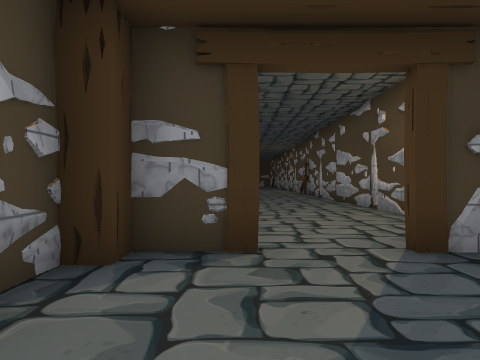
View 1 (above)

24 first-person views from a walk through a 3-D level made in the Unity game engine. The camera is 1.5 m above the floor, looks level and sees 70° across. Doors are open. The floor is counted in squares, 2 m on a side. Each view is taken from the middle of a square. On the plan, view 1 faces up. The plan holds only what a view shows up to about 11 squares ahead; the rest is blank. The place goes on beyond the plan. The player character is not drawn. Some animated figures are not drawn. Some surface patterns are stand-ins.

View 2
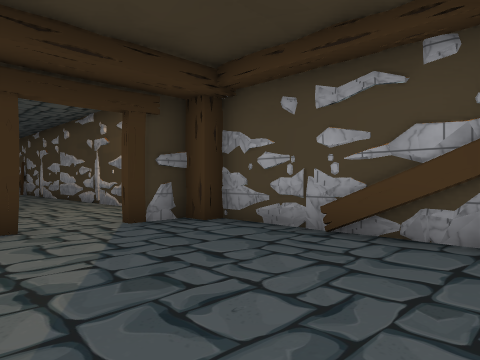

View 3
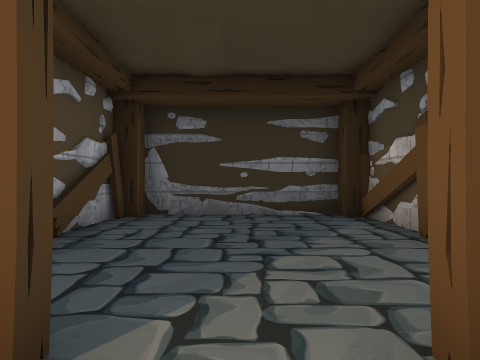

View 4
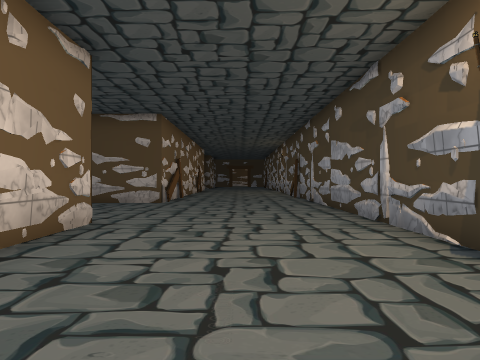

View 5
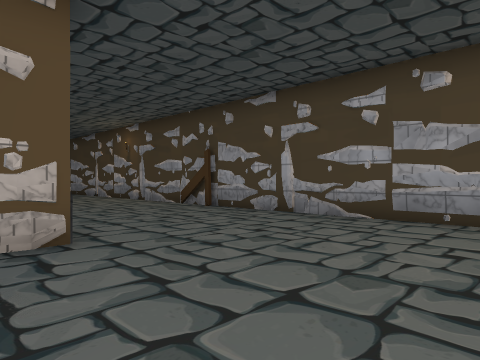

View 6
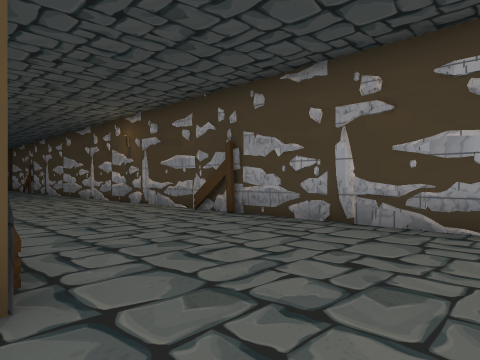

View 7
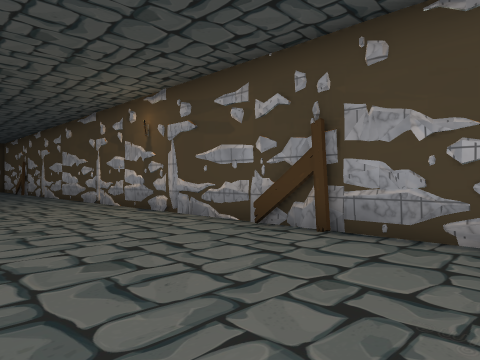

View 8
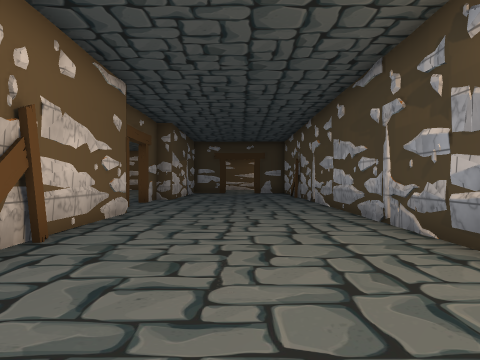

View 9
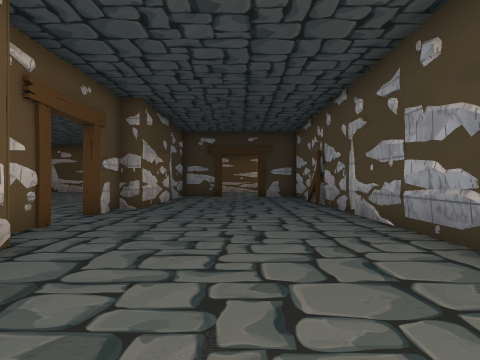

View 10
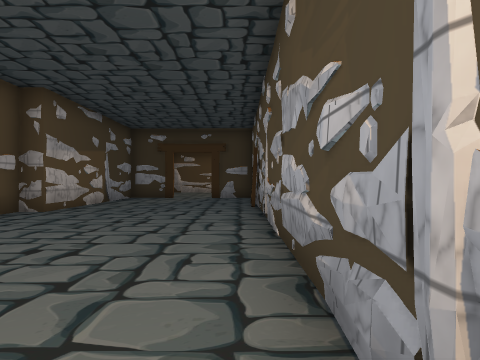

View 11
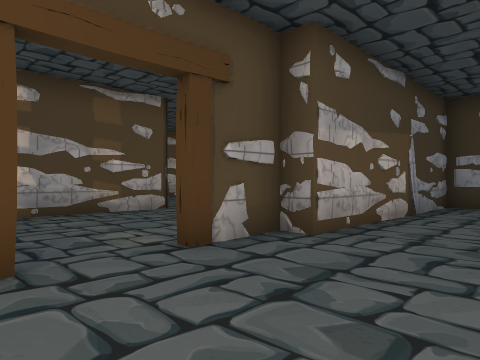

View 12
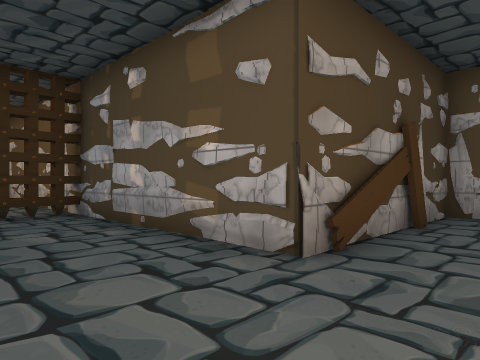

View 13
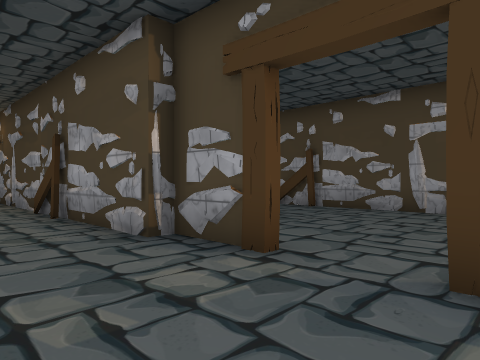

View 14
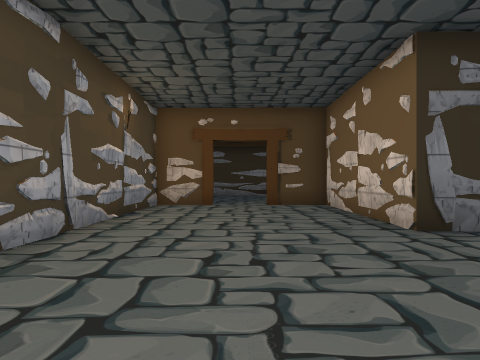

View 15
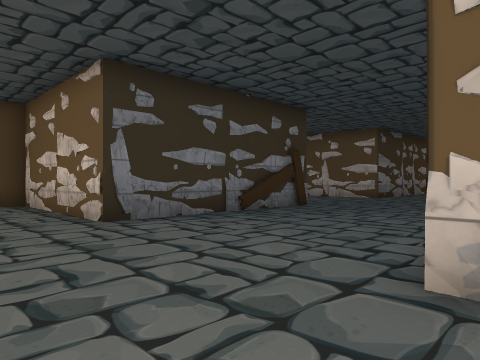

View 16
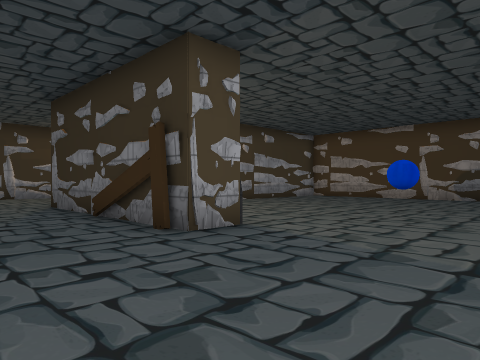

View 17
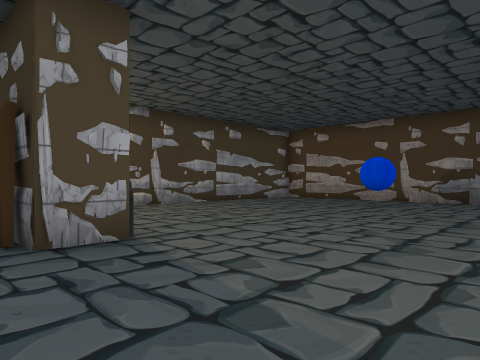

View 18
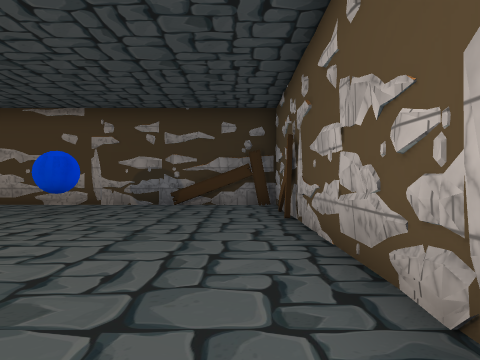

View 19
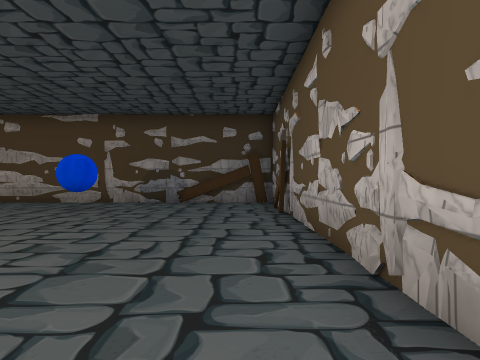

View 20
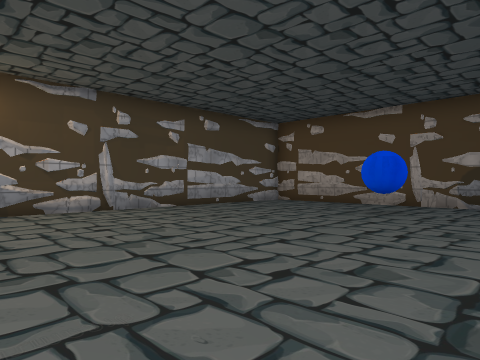

View 21
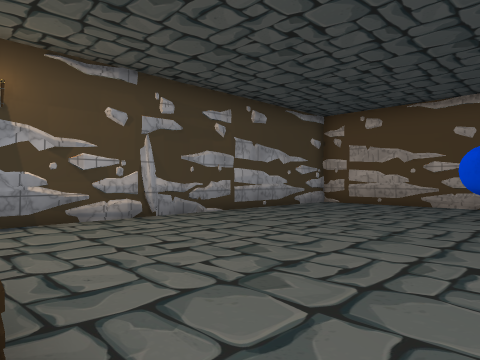

View 22
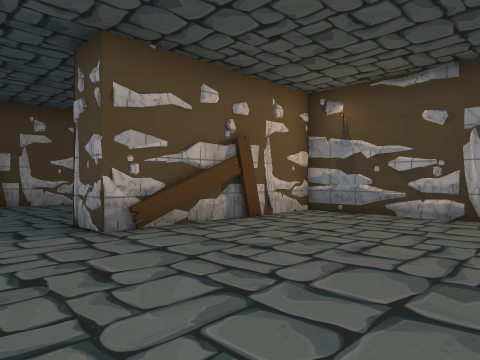

View 23
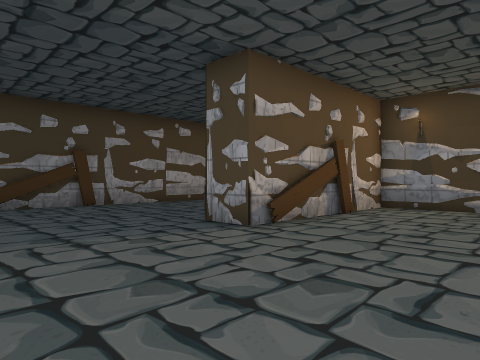

View 24
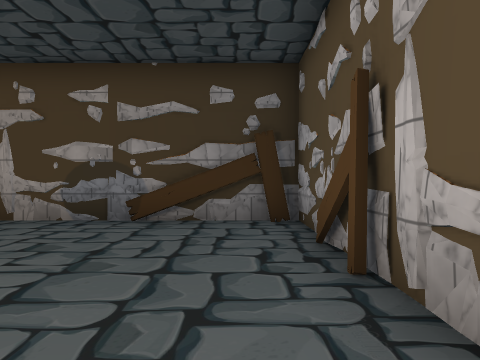

### Floor plan
Key: @ floor where view 1 was taken; # wall or solid block; . floor; D open door; O other object.
Columns run from 13 left of view 1 to 4 right of it. Each row starts with its distance up from view 1.
 36       .. ..#.....#
 35  #.........#.....#
 34  ######....#.....#
 33       #....#.....#
 32       #....#.....#
 31       #....D.....#
 30       #....D.....#
 29       #.. .#.....#
 28       ###  #.....#
 27       #.   #.....#
 26       #.   #.....#
 25       #.   #.....#
 24       #    #.....#
 23       #     .....#
 22             .....#
 21              ....#
 20              ....#
 19             .....#
 18             .....#
 17             .....#
 16             .....#
 15      ###   #.....#
 14    ###.. ........#
 13    ..............#
 12  ................#
 11   ...............#
 10  ................#
  9  ....#######.....#
  8  ....#######.....#
  7 #..........#.....#
  6 #..........#.....#
  5 #..........#.....#
  4 #..........##DD###
  3 #..........#....##
  2 #..........#.....#
  1 #..........#.....#
  0 #....O.....#.@...#
 -1 #..........#.....#
 -2 #......... #....##
 -3 ########## ######

Positions as (right, up) in squares from view 1, and headings:
1: (0, 0), facing up
2: (-1, -2), facing up-right
3: (1, 5), facing down
4: (1, 3), facing up
5: (-3, 10), facing up-right
6: (-2, 12), facing up-right
7: (-1, 15), facing up-right
8: (1, 20), facing up
9: (1, 24), facing up
10: (3, 25), facing up
11: (1, 29), facing up-left
12: (-4, 36), facing down-left
13: (-5, 29), facing up-right
14: (1, 14), facing down
15: (1, 15), facing down-left
16: (-12, 12), facing down-right
17: (-12, 10), facing down-right
18: (-12, 8), facing down
19: (-12, 9), facing down
20: (-11, 8), facing down-right
21: (-9, 8), facing down-right
22: (-10, 3), facing up-right
23: (-12, 4), facing up-right
24: (-12, 4), facing down
